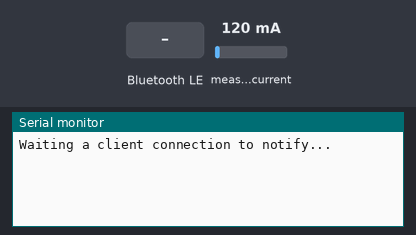
Simulated run of this sketch. Board: ESP32. Parts: the last lines printed to the serial monitor. Wiring (inferred from the names in the program): INA219 current sensor at I2C address 0x40. Inputs (shaded band) come from the test bench; at power-on: measured current 120 mA. Nothing arrives over Bluetooth unless stated; a phone connects over Bluetooth LE 3 s after start.

Above: at 1.2 s.
1.3 s: Bluetooth LE write "1" received
At 2.2 s:
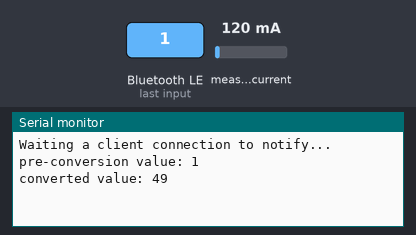
2.8 s: measured current set to 40 mA
At 3.6 s:
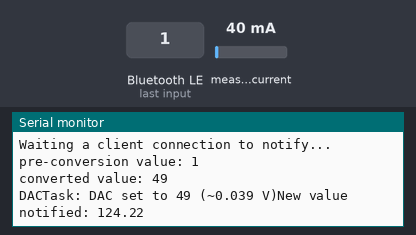
4.7 s: Bluetooth LE write "0" received
At 6.0 s:
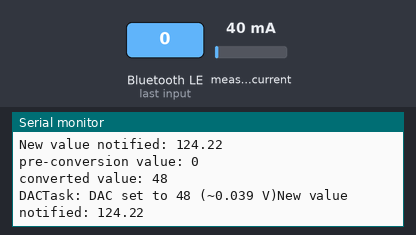
6.2 s: measured current set to 500 mA
At 7.0 s:
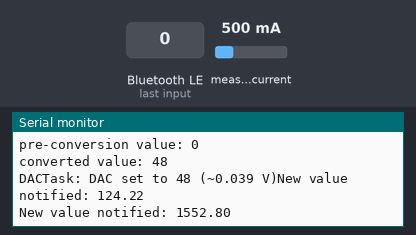

The sketch:

joint_comm_and_control.ino
```cpp
#include <BLEDevice.h>
#include <BLEServer.h>
#include <BLEUtils.h>
#include <BLE2902.h>
#include <Wire.h>
#include <Adafruit_MCP4725.h>
#include <Adafruit_INA219.h>

//we are a server / peripheral (slave), computer is client / central (master)

// See the following for generating UUIDs:
// https://www.uuidgenerator.net/
#define SERVICE_UUID "19b10000-e8f2-537e-4f6c-d104768a1214"
#define SENSOR_CHARACTERISTIC_UUID "19b10001-e8f2-537e-4f6c-d104768a1214"
#define DAC_CHARACTERISTIC_UUID "19b10002-e8f2-537e-4f6c-d104768a1214"

BLEServer* pServer = NULL;
BLECharacteristic* pSensorCharacteristic = NULL;
BLECharacteristic* pDACCharacteristic = NULL;
bool deviceConnected = false;
bool oldDeviceConnected = false;

uint16_t dac_val;

//const int ledPin = 2; // Use the appropriate GPIO pin for your setup

// Define pins for I2C Bus 2 (Wire1)
const int SDA_2 = 18;
const int SCL_2 = 19;

// MCP4725 is 12-bit
const long DAC_MAX = 4095;
const float DAC_VREF = 3.3;  // DAC supply voltage (used only for the printed estimate)

// Declare task handles
//TaskHandle_t BlinkTaskHandle = NULL;
TaskHandle_t BLETaskHandle = NULL;
TaskHandle_t DACTaskHandle = NULL;
TaskHandle_t ReadCurrentTaskHandle = NULL;

// Declare objects
Adafruit_MCP4725 dac;
Adafruit_INA219 ina219;

SemaphoreHandle_t dac_sem = NULL;
SemaphoreHandle_t ina_sem = NULL;

class MyServerCallbacks : public BLEServerCallbacks {
  void onConnect(BLEServer* pServer) {
    deviceConnected = true;
  };

  void onDisconnect(BLEServer* pServer) {
    deviceConnected = false;
  }
};

class MyCharacteristicCallbacks : public BLECharacteristicCallbacks {  //on dac, do this
  void onWrite(BLECharacteristic* pDACCharacteristic) {
    String value = pDACCharacteristic->getValue();
    Serial.print("pre-conversion value: ");
    Serial.println(value);
    if (value.length() > 0) {
      dac_val = static_cast<uint16_t>(value[1] << 8);
      dac_val += static_cast<uint16_t>(value[0]);
      Serial.print("converted value: ");
      Serial.println(dac_val);
      xSemaphoreGive(dac_sem);
    }
  }
};

// Reads a line from the Serial Monitor and sets the DAC to that value (0-4095)
void DACTask(void *pvParameters) {
  //Serial.println("DACTask: type a value 0-4095 and press Enter to set the DAC");

  for(;;) { //infinite loop
    if(xSemaphoreTake(dac_sem, ( TickType_t ) 2 ) == pdTRUE) {
      int val = dac_val;
      if (val < 0 || val > DAC_MAX) {
        Serial.print("DACTask: "); ///
        Serial.print(val); //////
        Serial.println(" is out of range (0-4095)"); /////
      }
      else {
        dac.setVoltage(val, false);
        Serial.print("DACTask: DAC set to "); ///
        Serial.print(val); ////
        Serial.print(" (~"); ////
        Serial.print(val * DAC_VREF / DAC_MAX, 3); ///
        Serial.print(" V)"); ////
      }
    }
    else {
      //can't do anything here
    }
  }
}


void ReadCurrentTask(void *parameter) {
  for (;;) { // Infinite loop
    if(xSemaphoreTake(ina_sem, ( TickType_t ) 2 ) == pdTRUE) {
      float curr = (float) readCurrent_uA();
      pSensorCharacteristic->setValue(curr);
      pSensorCharacteristic->notify();
      Serial.print("New value notified: ");
      Serial.println(curr);
    }
    else {
      //can't do anything here
    }
  }
}

// // continuously running task that basically waits for an interrupt to run something useful
void BLETask(void *pvParameter) {
  for (;;) { //infinite loop
    // send current value
    if (deviceConnected) {
      //Serial.print("device connected");
      xSemaphoreGive(ina_sem);
      vTaskDelay(1000 / portTICK_PERIOD_MS); // 1s
    }
    // disconnecting
    if (!deviceConnected && oldDeviceConnected) {
      //safety first - anything else we need to do here?
      dac.setVoltage(0,false); //safe to do this while bypassing the semaphore?

      Serial.println("Device disconnected.");
      delay(500);                   // give the bluetooth stack the chance to get things ready
      pServer->startAdvertising();  // restart advertising
      Serial.println("Start advertising");
      oldDeviceConnected = deviceConnected;
    }
    // connecting
    if (deviceConnected && !oldDeviceConnected) {
      //also safety things here?

      // do stuff here on connecting
      oldDeviceConnected = deviceConnected;
      Serial.println("Device Connected");
    }
  }
}


void setup() {
  // put your setup code here, to run once:
  Serial.begin(115200);
  //pinMode(ledPin, OUTPUT);

  // INA219 Current Sensor Setup
  ina219Init();

  // MCP4725 External DAC Setup
  Wire1.begin(SDA_2, SCL_2);
  dac.begin(0x60, &Wire1);
  dac.setVoltage(0, false);  // Start at 0V
  dac_val = 0;

  //semaphores for ISR handling
  dac_sem = xSemaphoreCreateBinary();
  ina_sem = xSemaphoreCreateBinary();

  // Create the BLE Device
  BLEDevice::init("ESP32");

  // Create the BLE Server
  pServer = BLEDevice::createServer();
  pServer->setCallbacks(new MyServerCallbacks());

  // Create the BLE Service
  BLEService* pService = pServer->createService(SERVICE_UUID);

  // Create a BLE Characteristic
  pSensorCharacteristic = pService->createCharacteristic(
    SENSOR_CHARACTERISTIC_UUID,
    BLECharacteristic::PROPERTY_READ | BLECharacteristic::PROPERTY_NOTIFY | BLECharacteristic::PROPERTY_INDICATE);

  // Create the ON button Characteristic
  pDACCharacteristic = pService->createCharacteristic(
    DAC_CHARACTERISTIC_UUID,
    BLECharacteristic::PROPERTY_WRITE
  );

  // Register the callback for the DAC set characteristic
  pDACCharacteristic->setCallbacks(new MyCharacteristicCallbacks());

  // https://www.bluetooth.com/specifications/gatt/viewer?attributeXmlFile=org.bluetooth.descriptor.gatt.client_characteristic_configuration.xml
  // Create a BLE Descriptor
  pSensorCharacteristic->addDescriptor(new BLE2902());
  pDACCharacteristic->addDescriptor(new BLE2902());

  // Start the service
  pService->start();

  // Start advertising
  BLEAdvertising* pAdvertising = BLEDevice::getAdvertising();
  pAdvertising->addServiceUUID(SERVICE_UUID);
  pAdvertising->setScanResponse(false);
  pAdvertising->setMinPreferred(0x0);  // set value to 0x00 to not advertise this parameter
  BLEDevice::startAdvertising();
  Serial.println("Waiting a client connection to notify...");

  xTaskCreatePinnedToCore( //highest priority
    BLETask,         // Task function
    "BLETask",       // Task name
    10000,             // Stack size (bytes)
    NULL,              // Parameters
    3,                 // Priority
    &BLETaskHandle,  // Task handle
    1                  // Core 0 //double check this!!!!!! seems to read current faster when on same core as rest
  );

  xTaskCreatePinnedToCore(
    DACTask,         // Task function
    "DACTask",       // Task name
    10000,             // Stack size (bytes)
    NULL,              // Parameters
    2,                 // Priority
    &DACTaskHandle,  // Task handle
    1                  // Core 1 //double check this
  );


  xTaskCreatePinnedToCore(
    ReadCurrentTask,         // Task function
    "ReadCurrentTask",       // Task name
    10000,             // Stack size (bytes)
    NULL,              // Parameters
    1,                 // Priority
    &ReadCurrentTaskHandle,  // Task handle
    1                  // Core 1 //double check this
  );
}

void loop() {
  //nothing, things run in tasks
}
```

ina219.ino
```cpp
// ---- INA219 minimal driver (Wire, address 0x40) ----
const uint8_t  INA219_ADDR        = 0x40;
const float    SHUNT_OHMS         = 32.2f;     // use your measured resistor value
const uint16_t INA219_CONFIG_REG  = 0x00;
const uint16_t INA219_CONFIG      = 0x19F5;    // PGA /8 (±320 mV), shunt 12-bit x64 avg, shunt-only continuous
const uint16_t INA219_RESET       = 0x8000;    // System reset

void ina219Write(uint8_t reg, uint16_t val) {
  Wire.beginTransmission(INA219_ADDR);
  Wire.write(reg);
  Wire.write((uint8_t)(val >> 8));
  Wire.write((uint8_t)(val & 0xFF));
  Wire.endTransmission();
}

void ina219Init() {
  Wire.begin();
  Wire.setClock(400000);
  ina219Write(INA219_CONFIG_REG, INA219_RESET);    // reset
  delay(1);
  ina219Write(INA219_CONFIG_REG, INA219_CONFIG);

  Wire.beginTransmission(INA219_ADDR);
  Wire.write((uint8_t)0x01);        // point at shunt voltage register once
  Wire.endTransmission();
}

int16_t ina219ReadShuntRaw() {
  Wire.beginTransmission(INA219_ADDR);
  Wire.write((uint8_t)0x01);              // shunt voltage register
  Wire.endTransmission();
  Wire.requestFrom(INA219_ADDR, (uint8_t)2);
  uint8_t hi = Wire.read();
  uint8_t lo = Wire.read();
  return (int16_t)((hi << 8) | lo);
}

float readCurrent_uA() {
  return ina219ReadShuntRaw() * 10.0f / SHUNT_OHMS;   // 10 µV/LSB ÷ ohms = µA
}
```

Measured:
- after the input at 1.3 s, the serial monitor: prints a new line at once (image 1)
- after the input at 2.8 s, the serial monitor: prints a new line after 0.40 s (image 2)
- after the input at 4.7 s, the serial monitor: prints a new line at once (image 3)
- after the input at 6.2 s, the serial monitor: prints a new line at once (image 4)
